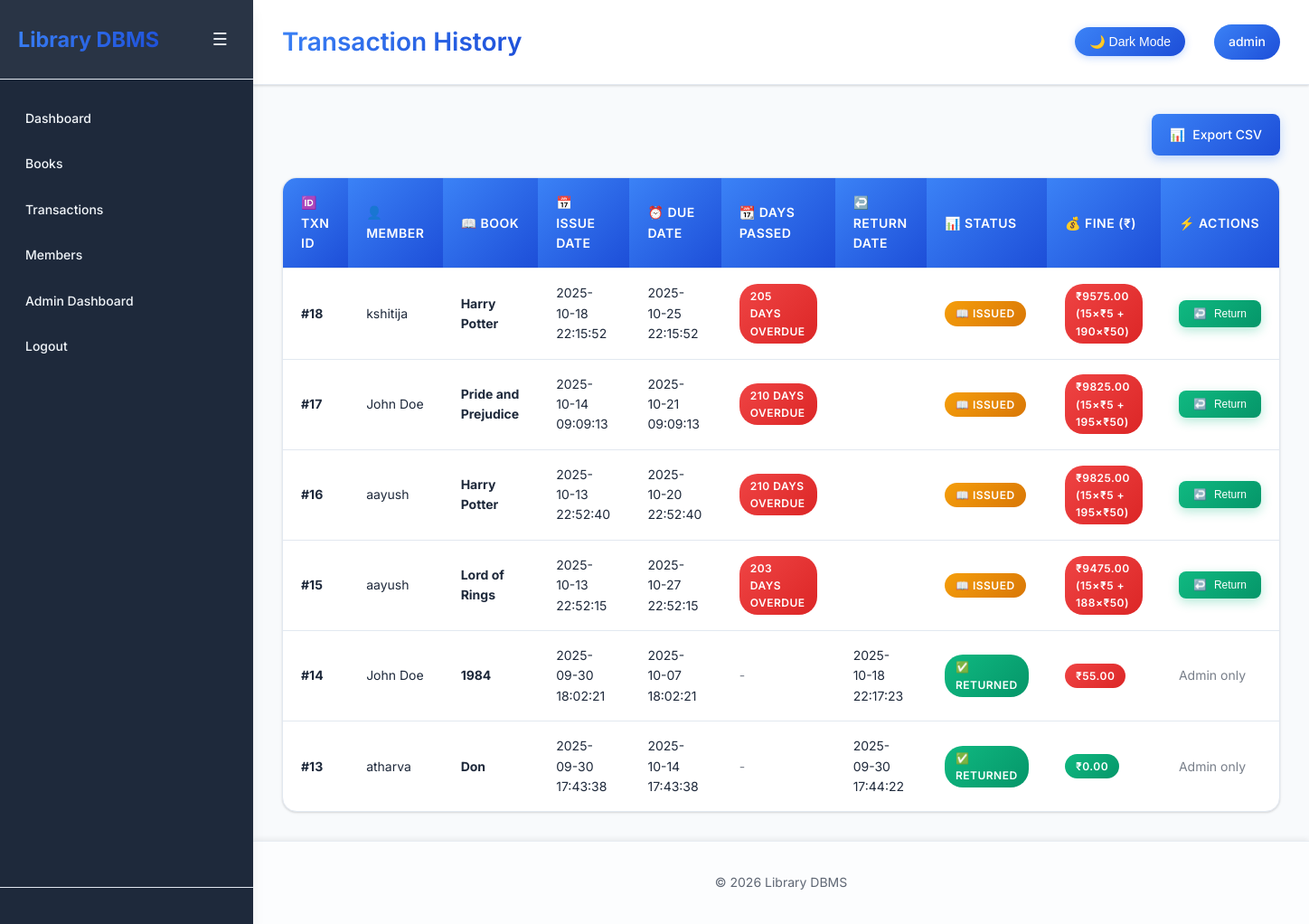
The page /transactions (signed in) on the database its author committed.
### tables this page shows
CREATE TABLE transactions (
            txn_id INTEGER PRIMARY KEY AUTOINCREMENT,
            member_id INTEGER NOT NULL,
            book_id INTEGER NOT NULL,
            issue_date TIMESTAMP DEFAULT CURRENT_TIMESTAMP,
            due_date TIMESTAMP,
            return_date TIMESTAMP NULL,
            status TEXT DEFAULT 'issued',
            fine REAL DEFAULT 0.0,
            FOREIGN KEY (member_id) REFERENCES members(member_id),
            FOREIGN KEY (book_id) REFERENCES books_new(book_id)
        );

CREATE TABLE members (
            member_id INTEGER PRIMARY KEY AUTOINCREMENT,
            name TEXT NOT NULL,
            email TEXT UNIQUE NOT NULL,
            created_at TIMESTAMP DEFAULT CURRENT_TIMESTAMP
        );

CREATE TABLE books_new (
            book_id INTEGER PRIMARY KEY AUTOINCREMENT,
            title TEXT NOT NULL,
            author TEXT NOT NULL,
            total_copies INTEGER DEFAULT 1,
            available_copies INTEGER DEFAULT 1,
            created_at TIMESTAMP DEFAULT CURRENT_TIMESTAMP
        , publish_year INTEGER);

### app_sqlite.py (the view, shortened to what this page needs)
@app.route('/transactions')
@login_required
def transactions():
    conn = get_db_connection()
    cursor = conn.cursor()
    if session['role'] == 'admin':
        cursor.execute("""
            SELECT t.txn_id,
                   m.name AS member_name,
                   b.title AS book_title,
                   t.issue_date,
                   t.due_date,
                   t.return_date,
                   t.status,
                   t.fine
            FROM transactions t
            JOIN members m ON t.member_id = m.member_id
            JOIN books_new b ON t.book_id = b.book_id
            ORDER BY t.issue_date DESC
        """)
    transactions = cursor.fetchall()
    conn.close()
    return render_template('transactions.html', transactions=transactions)

### app_sqlite.py (called while the page is built)
def dict_factory(cursor, row):
    d = {}
    for idx, col in enumerate(cursor.description):
        value = row[idx]
        if col[0] in ['issue_date', 'due_date', 'return_date', 'created_at'] and value:
            try:
                if isinstance(value, str):
                    if 'T' in value:
                        value = datetime.fromisoformat(value.replace('Z', '+00:00'))
                    else:
                        value = datetime.fromisoformat(value)
            except (ValueError, TypeError):
                pass  # Keep as string if conversion fails
        d[col[0]] = value
    return d

@app.template_filter('format_dt')
def format_dt(value):
    if not value:
        return ""
    if isinstance(value, str):
        normalized = value.replace('T', ' ')
        if '.' in normalized:
            normalized = normalized.split('.', 1)[0]
        return normalized
    try:
        return value.strftime("%Y-%m-%d %H:%M:%S")
    except Exception:
        return str(value)

def get_db_connection():
    conn = sqlite3.connect(DATABASE)
    conn.row_factory = dict_factory
    return conn

def login_required(f):
    @wraps(f)
    def inner(*args, **kwargs):
        if "username" not in session:
            return redirect(url_for("login"))
        return f(*args, **kwargs)
    return inner

### templates/transactions.html (shortened to what this page needs)
{% extends "base.html" %}
{% block page_title %}Transaction History{% endblock %}
{% block content %}
<div class="transactions-header">
    {% if session['role'] == 'admin' %}
        <a href="{{ url_for('export_transactions') }}" class="btn btn-primary">
            <span>📊</span> Export CSV
        </a>
    {% endif %}
</div>
<div class="table-container">
    <table>
        <thead>
            <tr>
                {% if session['role'] == 'admin' %}
                    <th>🆔 Txn ID</th>
                    <th>👤 Member</th>
                {% endif %}
                <th>📖 Book</th>
                <th>📅 Issue Date</th>
                <th>⏰ Due Date</th>
                <th>📆 Days Passed</th>
                <th>↩️ Return Date</th>
                <th>📊 Status</th>
                <th>💰 Fine (₹)</th>
                <th>⚡ Actions</th>
            </tr>
        </thead>
        <tbody>
            {% for txn in transactions %}
            <tr>
                {% if session['role'] == 'admin' %}
                    <td><strong>#{{ txn.txn_id }}</strong></td>
                    <td>{{ txn.member_name }}</td>
                {% endif %}
                <td><strong>{{ txn.book_title }}</strong></td>
                <td>{{ txn.issue_date | format_dt }}</td>
                <td>{{ txn.due_date | format_dt }}</td>
                <td>
                    {% if txn.status == 'issued' and txn.due_date %}
                        {% set days_passed = (now() - txn.due_date).days %}
                        {% if days_passed > 0 %}
                            <span class="badge bg-danger">{{ days_passed }} days overdue</span>
                        {% else %}
                            <span class="badge bg-success">{{ -days_passed }} days left</span>
                        {% endif %}
                    {% else %}
                        <span class="text-muted">-</span>
                    {% endif %}
                </td>
                <td>{{ txn.return_date | format_dt }}</td>
                <td>
                    {% if txn.status == 'issued' %}
                        <span class="badge bg-warning">📖 Issued</span>
                    {% elif txn.status == 'returned' %}
                        <span class="badge bg-success">✅ Returned</span>
                    {% else %}
                        <span class="badge bg-secondary">{{ txn.status }}</span>
                    {% endif %}
                </td>
                <td>
                    {% if txn.status == 'issued' and txn.due_date %}
                        {% set days_passed = (now() - txn.due_date).days %}
                        {% if days_passed > 0 %}
                            {% if days_passed <= 15 %}
                                {% set potential_fine = days_passed * 5.0 %}
                                <span class="badge bg-warning">₹{{ "%.2f"|format(potential_fine) }} ({{ days_passed }} days × ₹5)</span>
                            {% else %}
                                {% set first_15_fine = 15 * 5.0 %}
                                {% set remaining_days = days_passed - 15 %}
                                {% set additional_fine = remaining_days * 50.0 %}
                                {% set potential_fine = first_15_fine + additional_fine %}
                                <span class="badge bg-danger">₹{{ "%.2f"|format(potential_fine) }} (15×₹5 + {{ remaining_days }}×₹50)</span>
                            {% endif %}
                        {% else %}
                            <span class="badge bg-success">₹0.00</span>
                        {% endif %}
                    {% elif txn.fine > 0 %}
                        <span class="badge bg-danger">₹{{ "%.2f"|format(txn.fine) }}</span>
                    {% else %}
                        <span class="badge bg-success">₹0.00</span>
                    {% endif %}
                </td>
                <td>
                    {% if session.get('role') == 'admin' and txn.status == 'issued' %}
                        <form action="{{ url_for('return_book', txn_id=txn.txn_id) }}" method="POST" style="display:inline;">
                            <button type="submit" class="btn btn-success btn-sm">
                                <span>↩️</span> Return
                            </button>
                        </form>
                    {% else %}
                        <span class="text-muted">Admin only</span>
                    {% endif %}
                </td>
            </tr>
            {% endfor %}
        </tbody>
    </table>
</div>
{% endblock %}

### static/style.css (style rules this page uses)
:root { --bg-color: #f8fafc; --text-color: #1e293b; --card-bg: #ffffff; --sidebar-bg: #1e293b; --sidebar-text: #f1f5f9; --btn-primary: #3b82f6; --btn-success: #10b981; --btn-danger: #ef4444; --btn-warning: #f59e0b; --border-color: #e2e8f0; --shadow: 0 1px 3px 0 rgba(0, 0, 0, 0.1), 0 1px 2px 0 rgba(0, 0, 0, 0.06); --shadow-lg: 0 10px 15px -3px rgba(0, 0, 0, 0.1), 0 4px 6px -2px rgba(0, 0, 0, 0.05); --gradient-primary: linear-gradient(135deg, #3b82f6 0%, #1d4ed8 100%); --gradient-success: linear-gradient(135deg, #10b981 0%, #059669 100%); --gradient-danger: linear-gradient(135deg, #ef4444 0%, #dc2626 100%); --gradient-warning: linear-gradient(135deg, #f59e0b 0%, #d97706 100%); }
* { box-sizing: border-box; }
body { font-family: 'Inter', -apple-system, BlinkMacSystemFont, 'Segoe UI', sans-serif; margin: 0; padding: 0; background: var(--bg-color); color: var(--text-color); transition: all 0.3s cubic-bezier(0.4, 0, 0.2, 1); line-height: 1.6; font-size: 14px; }
html { scroll-behavior: smooth; }
.table-container { background: var(--card-bg); border-radius: 16px; box-shadow: var(--shadow); border: 1px solid var(--border-color); overflow: hidden; margin-top: 24px; }
table { width: 100%; border-collapse: collapse; margin: 0; }
th, td { padding: 16px 20px; text-align: left; border-bottom: 1px solid var(--border-color); transition: all 0.2s ease; }
th { background: var(--gradient-primary); color: white; font-weight: 600; font-size: 0.875rem; text-transform: uppercase; letter-spacing: 0.5px; }
tr:last-child td { border-bottom: none; }
.btn { display: inline-flex; align-items: center; justify-content: center; gap: 8px; padding: 12px 20px; border: none; border-radius: 8px; cursor: pointer; color: white; text-decoration: none; font-weight: 500; font-size: 0.875rem; transition: all 0.3s cubic-bezier(0.4, 0, 0.2, 1); position: relative; overflow: hidden; min-width: 120px; }
.btn::before { content: ''; position: absolute; top: 0; left: -100%; width: 100%; height: 100%; background: linear-gradient(90deg, transparent, rgba(255,255,255,0.2), transparent); transition: left 0.5s; }
.btn-primary { background: var(--gradient-primary); box-shadow: 0 4px 12px rgba(59, 130, 246, 0.3); }
.btn-success { background: var(--gradient-success); box-shadow: 0 4px 12px rgba(16, 185, 129, 0.3); }
.btn-sm { padding: 8px 16px; font-size: 0.75rem; min-width: auto; }
.badge { display: inline-flex; align-items: center; padding: 4px 12px; border-radius: 20px; font-size: 0.75rem; font-weight: 600; text-transform: uppercase; letter-spacing: 0.5px; }
.bg-danger { background: var(--gradient-danger); color: white; }
.bg-success { background: var(--gradient-success); color: white; }
.bg-warning { background: var(--gradient-warning); color: white; }
.transactions-header { display: flex; justify-content: flex-end; align-items: center; margin-bottom: 24px; }
.text-muted { color: var(--text-color); opacity: 0.6; }

### rows shown on the page
transactions: txn_id "18", member_name "kshitija", book_title "Harry Potter", issue_date "2025-10-18 22:15:52", due_date "2025-10-25 22:15:52", status "📖 ISSUED", potential_fine "9575.00"
transactions: txn_id "17", member_name "John Doe", book_title "Pride and Prejudice", issue_date "2025-10-14 09:09:13", due_date "2025-10-21 09:09:13", status "📖 ISSUED", potential_fine "9825.00"
transactions: txn_id "16", member_name "aayush", book_title "Harry Potter", issue_date "2025-10-13 22:52:40", due_date "2025-10-20 22:52:40", status "📖 ISSUED", potential_fine "9825.00"
transactions: txn_id "15", member_name "aayush", book_title "Lord of Rings", issue_date "2025-10-13 22:52:15", due_date "2025-10-27 22:52:15", status "📖 ISSUED", potential_fine "9475.00"
transactions: txn_id "14", member_name "John Doe", book_title "1984", issue_date "2025-09-30 18:02:21", due_date "2025-10-07 18:02:21", return_date "2025-10-18 22:17:23", status "✅ RETURNED", fine "55.00"
transactions: txn_id "13", member_name "atharva", book_title "Don", issue_date "2025-09-30 17:43:38", due_date "2025-10-14 17:43:38", return_date "2025-09-30 17:44:22", status "✅ RETURNED"

### other values the page prints
{{ session.get('username') }} "admin"
